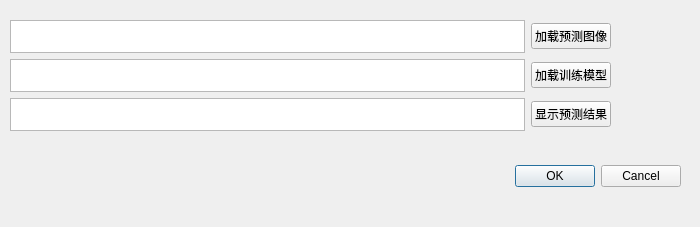
<?xml version="1.0" encoding="UTF-8"?>
<ui version="4.0">
 <class>ModelTrainingDialogBase</class>
 <widget class="QDialog" name="ModelTrainingDialogBase">
  <property name="geometry">
   <rect>
    <x>0</x>
    <y>0</y>
    <width>700</width>
    <height>227</height>
   </rect>
  </property>
  <property name="windowTitle">
   <string>ModelTraining</string>
  </property>
  <widget class="QDialogButtonBox" name="button_box">
   <property name="geometry">
    <rect>
     <x>340</x>
     <y>160</y>
     <width>341</width>
     <height>32</height>
    </rect>
   </property>
   <property name="orientation">
    <enum>Qt::Horizontal</enum>
   </property>
   <property name="standardButtons">
    <set>QDialogButtonBox::Cancel|QDialogButtonBox::Ok</set>
   </property>
  </widget>
  <widget class="QWidget" name="gridLayoutWidget_2">
   <property name="geometry">
    <rect>
     <x>10</x>
     <y>20</y>
     <width>601</width>
     <height>111</height>
    </rect>
   </property>
   <layout class="QGridLayout" name="gridLayout_2">
    <item row="1" column="0">
     <widget class="QListView" name="listView"/>
    </item>
    <item row="0" column="1">
     <widget class="QPushButton" name="pushButton_2">
      <property name="text">
       <string>加载预测图像</string>
      </property>
     </widget>
    </item>
    <item row="0" column="0">
     <widget class="QListView" name="listView_2"/>
    </item>
    <item row="2" column="1">
     <widget class="QPushButton" name="pushButton_4">
      <property name="text">
       <string>显示预测结果</string>
      </property>
     </widget>
    </item>
    <item row="1" column="1">
     <widget class="QPushButton" name="pushButton_3">
      <property name="text">
       <string>加载训练模型</string>
      </property>
     </widget>
    </item>
    <item row="2" column="0">
     <widget class="QListView" name="listView_3"/>
    </item>
   </layout>
  </widget>
 </widget>
 <resources/>
 <connections>
  <connection>
   <sender>button_box</sender>
   <signal>accepted()</signal>
   <receiver>ModelTrainingDialogBase</receiver>
   <slot>accept()</slot>
   <hints>
    <hint type="sourcelabel">
     <x>20</x>
     <y>20</y>
    </hint>
    <hint type="destinationlabel">
     <x>20</x>
     <y>20</y>
    </hint>
   </hints>
  </connection>
  <connection>
   <sender>button_box</sender>
   <signal>rejected()</signal>
   <receiver>ModelTrainingDialogBase</receiver>
   <slot>reject()</slot>
   <hints>
    <hint type="sourcelabel">
     <x>20</x>
     <y>20</y>
    </hint>
    <hint type="destinationlabel">
     <x>20</x>
     <y>20</y>
    </hint>
   </hints>
  </connection>
 </connections>
</ui>
